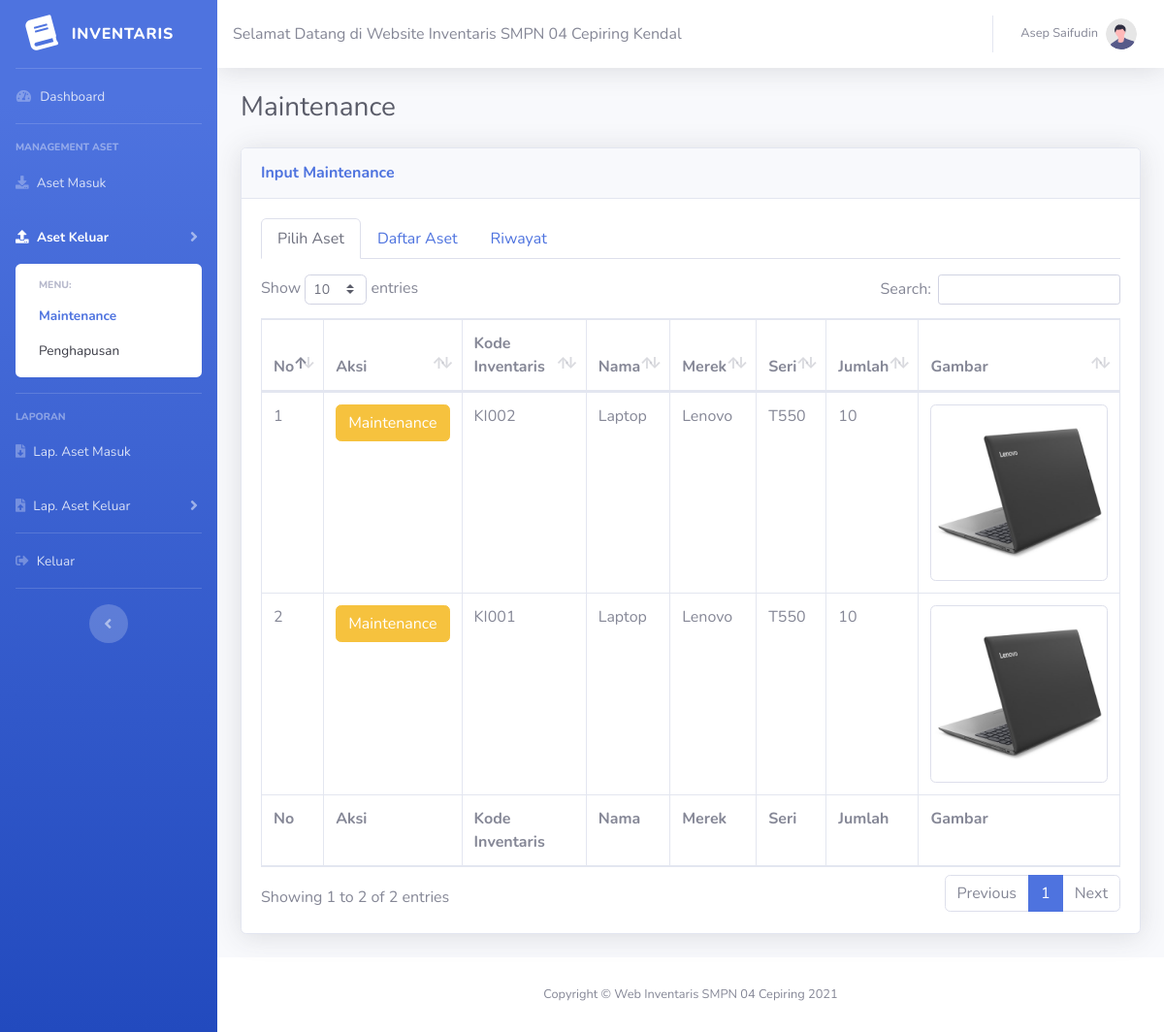
The page /index.php?halaman=maintenance (signed in) on the database its author committed.
### tables this page shows
CREATE TABLE `tbl_aset_masuk` (
  `id_aset_masuk` int(11) NOT NULL,
  `kode_inventaris` varchar(255) NOT NULL,
  `nama_aset` varchar(255) NOT NULL,
  `merek_aset` varchar(255) NOT NULL,
  `seri_aset` varchar(255) NOT NULL,
  `jumlah_aset` int(255) NOT NULL,
  `harga_satuan_aset` int(255) NOT NULL,
  `kondisi_aset` varchar(255) NOT NULL,
  `sumber_aset` varchar(255) NOT NULL,
  `tanggal_masuk_aset` varchar(255) NOT NULL,
  `keterangan_aset` text NOT NULL,
  `gambar_aset` varchar(255) NOT NULL
);

### maintenance.php (the view, shortened to what this page needs)
<?php
    $ambilPilihAset = $conn->query("SELECT * FROM tbl_aset_masuk ORDER BY id_aset_masuk DESC");
?>
<div id="content">
    <?php require "components/navbar.php"; ?>
    <div class="container-fluid">
        <div class="d-sm-flex align-items-center justify-content-between mb-4">
            <h1 class="h3 mb-0 text-gray-800">Maintenance</h1>
        </div>
        <div class="row">
            <div class="col-md-12">
                <div class="card shadow mb-4">
                    <div
                        class="card-header py-3 d-flex flex-row align-items-center justify-content-between">
                        <h6 class="m-0 font-weight-bold text-primary">Input Maintenance</h6>
                    </div>
                    <div class="card-body">
                        <ul class="nav nav-tabs" id="myTab" role="tablist">
                            <li class="nav-item" role="presentation">
                                <a class="nav-link active" id="pilih-aset-tab" data-toggle="tab" href="#pilih-aset" role="tab" aria-controls="pilih-aset" aria-selected="true">Pilih Aset</a>
                            </li>
                            <li class="nav-item" role="presentation">
                                <a class="nav-link" id="daftar-aset-tab" data-toggle="tab" href="#daftar-aset" role="tab" aria-controls="daftar-aset" aria-selected="false">Daftar Aset</a>
                            </li>
                            <li class="nav-item" role="presentation">
                                <a class="nav-link" id="riwayat-tab" data-toggle="tab" href="#riwayat" role="tab" aria-controls="riwayat" aria-selected="false">Riwayat</a>
                            </li>
                        </ul>
                        <div class="tab-content" id="myTabContent">
                            <div class="tab-pane fade show active" id="pilih-aset" role="tabpanel" aria-labelledby="pilih-aset-tab">
                                <div class="table-responsive mt-3">
                                    <table class="table table-bordered display" id="" width="100%" cellspacing="0">
                                        <thead>
                                            <tr>
                                                <th>No</th>
                                                <th>Aksi</th>
                                                <th>Kode Inventaris</th>
                                                <th>Nama</th>
                                                <th>Merek</th>
                                                <th>Seri</th>
                                                <th>Jumlah</th>
                                                <th>Gambar</th>
                                            </tr>
                                        </thead>
                                        <tfoot>
                                            <tr>
                                                <th>No</th>
                                                <th>Aksi</th>
                                                <th>Kode Inventaris</th>
                                                <th>Nama</th>
                                                <th>Merek</th>
                                                <th>Seri</th>
                                                <th>Jumlah</th>
                                                <th>Gambar</th>
                                            </tr>
                                        </tfoot>
                                        <tbody>
                                            <?php
                                                $no = 1;
                                                while($pecahPilihAset = $ambilPilihAset->fetch_assoc()) {
                                            ?>
                                            <tr>
                                                <td><?=$no;  ?></td>
                                                <td class="text-center">
                                                    <?php if($pecahPilihAset["jumlah_aset"] < 1) { ?>
                                                    <a href="#" class="btn btn-secondary btn-sm disabled">Semua dalam maintenance</a>
                                                    <?php } else { ?>
                                                    <a href="index.php?halaman=input_maintenance&id=<?=$pecahPilihAset['id_aset_masuk']; ?>" class="btn btn-warning">Maintenance</a>
                                                    <?php } ?>
                                                </td>
                                                <td><?=$pecahPilihAset["kode_inventaris"];  ?></td>
                                                <td class="text-capitalize"><?=$pecahPilihAset["nama_aset"];  ?></td>
                                                <td class="text-capitalize"><?=$pecahPilihAset["merek_aset"];  ?></td>
                                                <td class="text-capitalize"><?=$pecahPilihAset["seri_aset"];  ?></td>
                                                <?php if($pecahPilihAset["jumlah_aset"] < 1) { ?>
                                                <td>Kosong</td>
                                                <?php } else { ?>
                                                <td><?=$pecahPilihAset["jumlah_aset"];  ?></td>
                                                <?php } ?>
                                                <td>
                                                    <img src="dist/imgs/img_asset/<?=$pecahPilihAset['gambar_aset']; ?>" alt="Gambar aset" class="img-thumbnail">
                                                </td>
                                            </tr>
                                            <?php $no++; ?>
                                            <?php } ?>
                                        </tbody>
                                    </table>
                                </div>
                            </div>
                        </div>
                    </div>
                </div>
            </div>
        </div>
    </div>
</div>

### header.php (shortened to what this page needs)
<!DOCTYPE html>
<html lang="en">
<head>
    <link href="vendor/fontawesome-free/css/all.min.css" rel="stylesheet" type="text/css">
    <link href="dist/css/sb-admin-2.min.css" rel="stylesheet">
    <link href="vendor/datatables/dataTables.bootstrap4.min.css" rel="stylesheet">
</head>
<body id="page-top">
    <div id="wrapper">
        <ul class="navbar-nav bg-gradient-primary sidebar sidebar-dark accordion" id="accordionSidebar">
            <a class="sidebar-brand d-flex align-items-center justify-content-center" href="index.php">
                <div class="sidebar-brand-icon rotate-n-15">
                    <i class="fas fa-book"></i>
                </div>
                <div class="sidebar-brand-text mx-3">Inventaris</div>
            </a>
            <hr class="sidebar-divider my-0">
            <?php if($_GET["halaman"] == "dashboard") { ?>
            <li class="nav-item active">
                <a class="nav-link" href="index.php?halaman=dashboard">
                    <i class="fas fa-fw fa-tachometer-alt"></i>
                    <span>Dashboard</span></a>
            </li>
            <?php } else { ?>
            <li class="nav-item">
                <a class="nav-link" href="index.php?halaman=dashboard">
                    <i class="fas fa-fw fa-tachometer-alt"></i>
                    <span>Dashboard</span></a>
            </li>
            <?php } ?>
            <?php if($_SESSION["pengguna"]["jabatan"] === "admin") { ?>
            <hr class="sidebar-divider">
            <div class="sidebar-heading">
                Management Aset
            </div>
            <?php if($_GET["halaman"] == "aset_masuk") { ?>
            <li class="nav-item active">
                <a class="nav-link" href="index.php?halaman=aset_masuk">
                    <i class="fas fa-download"></i>
                    <span>Aset Masuk</span></a>
            </li>
            <?php } else { ?>
            <li class="nav-item">
                <a class="nav-link" href="index.php?halaman=aset_masuk">
                    <i class="fas fa-download"></i>
                    <span>Aset Masuk</span></a>
            </li>
            <?php } ?>
            <?php if($_GET["halaman"] == "maintenance") { ?>
            <li class="nav-item active">
                <a class="nav-link collapsed" href="#" data-toggle="collapse" data-target="#collapseTwo"
                    aria-expanded="true" aria-controls="collapseTwo">
                    <i class="fas fa-upload"></i>
                    <span>Aset Keluar</span>
                </a>
                <div id="collapseTwo" class="collapse show" aria-labelledby="headingTwo" data-parent="#accordionSidebar">
                    <div class="bg-white py-2 collapse-inner rounded">
                        <h6 class="collapse-header">Menu:</h6>
                        <a class="collapse-item active" href="index.php?halaman=maintenance">Maintenance</a>
                        <a class="collapse-item" href="index.php?halaman=penghapusan">Penghapusan</a>
                    </div>
                </div>
            </li>
            <?php } else if($_GET["halaman"] == "input_maintenance") { ?>
            <li class="nav-item active">
                <a class="nav-link collapsed" href="#" data-toggle="collapse" data-target="#collapseTwo"
                    aria-expanded="true" aria-controls="collapseTwo">
                    <i class="fas fa-upload"></i>
                    <span>Aset Keluar</span>
                </a>
                <div id="collapseTwo" class="collapse show" aria-labelledby="headingTwo" data-parent="#accordionSidebar">
                    <div class="bg-white py-2 collapse-inner rounded">
                        <h6 class="collapse-header">Menu:</h6>
                        <a class="collapse-item active" href="index.php?halaman=maintenance">Maintenance</a>
                        <a class="collapse-item" href="index.php?halaman=penghapusan">Penghapusan</a>
                    </div>
                </div>
            </li>
            <?php } else if($_GET["halaman"] == "penghapusan") { ?>
            <li class="nav-item active">
                <a class="nav-link collapsed" href="#" data-toggle="collapse" data-target="#collapseTwo"
                    aria-expanded="true" aria-controls="collapseTwo">
                    <i class="fas fa-upload"></i>
                    <span>Aset Keluar</span>
                </a>
                <div id="collapseTwo" class="collapse show" aria-labelledby="headingTwo" data-parent="#accordionSidebar">
                    <div class="bg-white py-2 collapse-inner rounded">
                        <h6 class="collapse-header">Menu:</h6>
                        <a class="collapse-item" href="index.php?halaman=maintenance">Maintenance</a>
                        <a class="collapse-item active" href="index.php?halaman=penghapusan">Penghapusan</a>
                    </div>
                </div>
            </li>
            <?php } ?>
            <?php } ?>
            <hr class="sidebar-divider">
            <div class="sidebar-heading">
                Laporan
            </div>
            <?php if($_GET["halaman"] == "lap_aset_masuk") { ?>
            <li class="nav-item active">
                <a class="nav-link" href="index.php?halaman=lap_aset_masuk">
                    <i class="fas fa-file-download"></i>
                    <span>Lap. Aset Masuk</span></a>
            </li>
            <?php } else { ?>
            <li class="nav-item">
                <a class="nav-link" href="index.php?halaman=lap_aset_masuk">
                    <i class="fas fa-file-download"></i>
                    <span>Lap. Aset Masuk</span></a>
            </li>
            <?php } ?>
            <?php if($_GET["halaman"] == "lap_maintenance") { ?>
            <li class="nav-item active">
                <a class="nav-link collapsed" href="#" data-toggle="collapse" data-target="#collapsePages"
                    aria-expanded="true" aria-controls="collapsePages">
                    <i class="fas fa-file-upload"></i>
                    <span>Lap. Aset Keluar</span>
                </a>
                <div id="collapsePages" class="collapse show" aria-labelledby="headingPages" data-parent="#accordionSidebar">
                    <div class="bg-white py-2 collapse-inner rounded">
                        <h6 class="collapse-header">Menu:</h6>
                        <a class="collapse-item active" href="index.php?halaman=lap_maintenance">Maintenance</a>
                        <a class="collapse-item" href="index.php?halaman=lap_penghapusan">Penghapusan</a>
                    </div>
                </div>
            </li>
            <?php } else { ?>
            <li class="nav-item">
                <a class="nav-link collapsed" href="#" data-toggle="collapse" data-target="#collapsePages"
                    aria-expanded="true" aria-controls="collapsePages">
                    <i class="fas fa-file-upload"></i>
                    <span>Lap. Aset Keluar</span>
                </a>
            </li>
            <?php } ?>
            <hr class="sidebar-divider my-0">
            <li class="nav-item">
                <a href="logout.php" class="nav-link" id="link-logout">
                    <i class="fas fa-sign-out-alt"></i>
                    <span>Keluar</span></a>
            </li>
            <hr class="sidebar-divider d-none d-md-block">
            <div class="text-center d-none d-md-inline">
                <button class="rounded-circle border-0" id="sidebarToggle"></button>
            </div>
        </ul>

### index.php (shortened to what this page needs)
<?php
	require "header.php";
?>
	<div id="content-wrapper" class="d-flex flex-column">
		<?php
			if(isset($_GET["halaman"])) {
				if($_GET["halaman"] == "dashboard") {
					require "dashboard.php";
				}
				else if($_GET["halaman"] == "aset_masuk") {
					require "aset_masuk.php";
				}
				else if($_GET["halaman"] == "edit_aset") {
					require "edit_aset.php";
				}
				else if($_GET["halaman"] == "maintenance") {
					require "maintenance.php";
				}
			}
			else {
				echo "<script>location='index.php?halaman=dashboard';</script>";
			}
		?>
<?php require "footer.php"; ?>

### components/navbar.php (shortened to what this page needs)
<nav class="navbar navbar-expand navbar-light bg-white topbar mb-4 static-top shadow">
    <marquee>Selamat Datang di Website Inventaris SMPN 04 Cepiring Kendal</marquee>
    <ul class="navbar-nav ml-auto">
        <li class="nav-item dropdown no-arrow">
            <a class="nav-link dropdown-toggle" href="#" id="userDropdown" role="button"
                data-toggle="dropdown" aria-haspopup="true" aria-expanded="false">
                <span class="mr-2 d-none d-lg-inline text-gray-600 small text-capitalize"><?=$_SESSION["pengguna"]["nama_lengkap"]; ?></span>
                <img class="img-profile rounded-circle"
                    src="dist/imgs/img_profile/<?=$_SESSION['pengguna']['gambar_profil']; ?>">
            </a>
        </li>
    </ul>
</nav>

### footer.php (shortened to what this page needs)
            <footer class="sticky-footer bg-white">
                <div class="container my-auto">
                    <div class="copyright text-center my-auto">
                        <span>Copyright &copy; Web Inventaris SMPN 04 Cepiring 2021</span>
                    </div>
                </div>
            </footer>
        </div>
    </div>
</body>
</html>

### rows shown on the page
tbl_aset_masuk: kode_inventaris "KI002", nama_aset "Laptop", merek_aset "Lenovo", seri_aset "T550", jumlah_aset "10", gambar_aset (picture)
tbl_aset_masuk: kode_inventaris "KI001", nama_aset "Laptop", merek_aset "Lenovo", seri_aset "T550", jumlah_aset "10", gambar_aset (picture)

### other values the page prints
$_SESSION["pengguna"]["nama_lengkap"] "Asep Saifudin"
